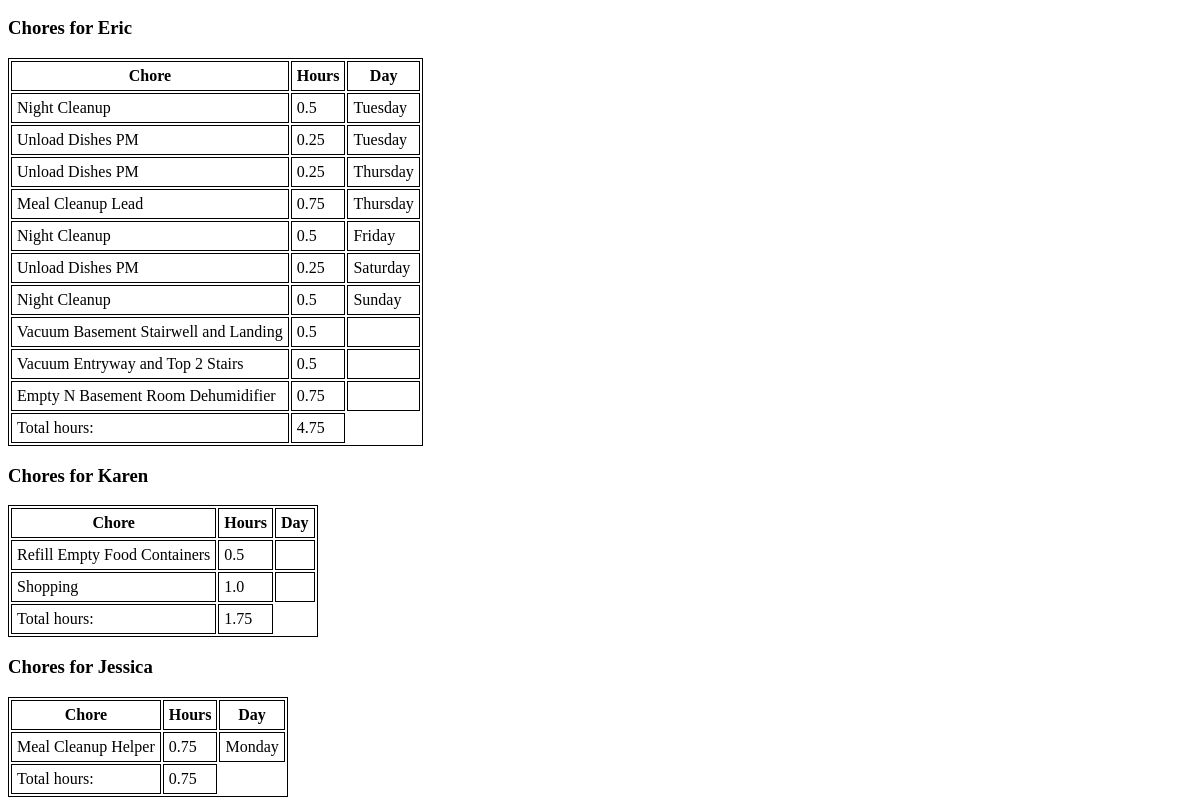
Page /assignment/2025-06-23 (lower part) on the earlier database version.
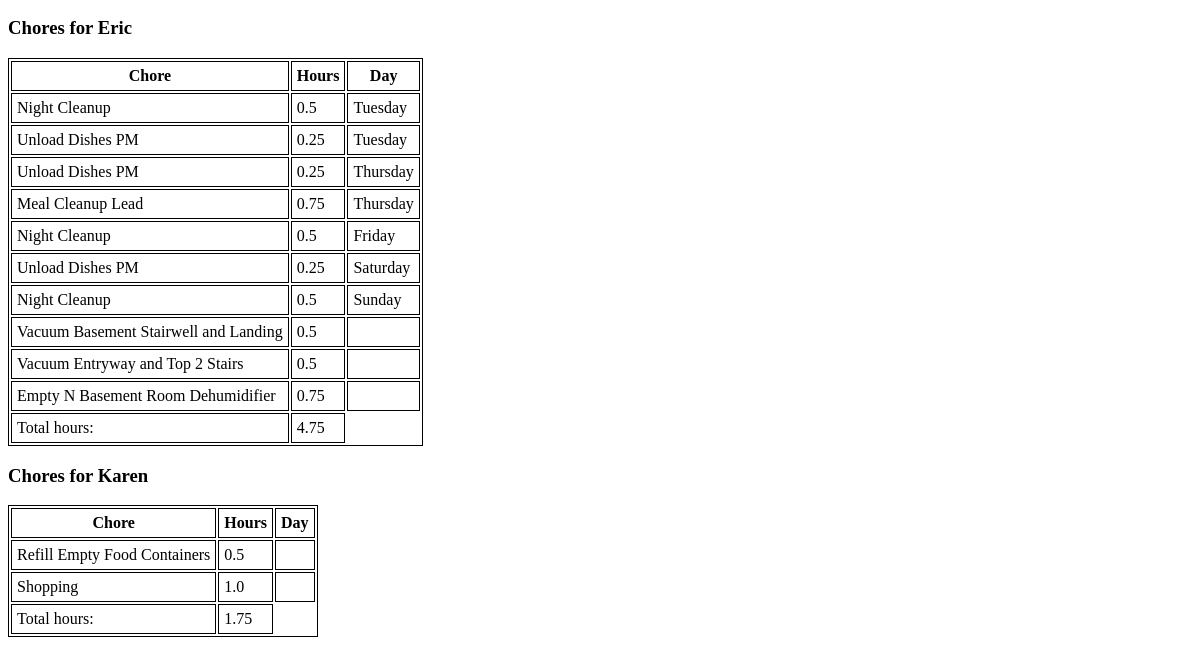
Same page on the later database version.
### tables this page shows
CREATE TABLE "people" (
"id" INTEGER,
  "first_name" TEXT,
  "last_name" TEXT,
  "load_fraction" REAL,
  "parent" INTEGER
);

CREATE TABLE "daily_tasks" (
"id" INTEGER,
  "task" TEXT,
  "category" TEXT,
  "description" TEXT,
  "duration_hours" REAL
);

CREATE TABLE "occasional_tasks" (
"id" INTEGER,
  "task" TEXT,
  "category" TEXT,
  "description" TEXT,
  "duration_hours" REAL,
  "frequency_weeks" INTEGER
);

CREATE TABLE "seasonal_tasks" (
"id" INTEGER,
  "task" TEXT,
  "category" TEXT,
  "description" TEXT,
  "duration_hours" REAL,
  "frequency_days" INTEGER,
  "start_date" TEXT,
  "end_date" TEXT
);

CREATE TABLE "weekly_tasks" (
"id" INTEGER,
  "task" TEXT,
  "category" TEXT,
  "description" TEXT,
  "duration_hours" REAL
);

### chore_chart.py (the view)
@app.route("/assignment/<monday>")
def display_assignment(monday):
    with sqlite3.connect(db) as con:
        people = pd.read_sql(con=con, sql="SELECT * FROM people").set_index('id')
        daily = pd.read_sql(con=con, sql="SELECT * FROM daily_tasks").set_index('id')
        weekly = pd.read_sql(con=con, sql="SELECT * FROM weekly_tasks").set_index('id')
        seasonal = pd.read_sql(con=con, sql="SELECT * FROM seasonal_tasks").set_index('id')
        occasional = pd.read_sql(con=con, sql="SELECT * FROM occasional_tasks").set_index('id')
        assign = pd.read_sql(con=con, sql="SELECT * FROM assignments").query(f'week_start_date == "{monday}"')
        assign_timed = pd.read_sql(con=con, sql="SELECT * FROM assignments_timed").query(f'week_start_date == "{monday}"')
        hours = pd.read_sql(con=con, sql="SELECT * FROM hours").query(f'week_start_date == "{monday}"').set_index('person_id')
    people['hours'] = hours.target_hours - hours.leftover_hours
    people_ids = pd.concat((assign.person_id, assign_timed.person_id)).unique()
    chores = {}
    hours = {} # total number of hours
    for person_id in people_ids:
        person_name = people.loc[person_id, 'first_name']
        hours[person_name] = people.loc[person_id, 'hours']
        rows = []
        for _, chore in assign_timed.query(f'person_id == {person_id}').sort_values('weekday').iterrows():
            task = daily.loc[chore.task_id]
            ts = pd.Timestamp(chore.week_start_date) + pd.Timedelta(days = chore.weekday)
            rows.append({
                'task': task.task,
                'duration_hours': task.duration_hours,
                'weekday': ts.strftime("%A")
            })
        for _, chore in assign.query(f'person_id == {person_id}').iterrows():
            task = eval(f'{chore.task_type}.loc[{chore.task_id}]')
            rows.append({
                'task': task.task,
                'duration_hours': task.duration_hours,
                'weekday': ''
            })
        chores[person_name] = pd.DataFrame(rows)
    return render_template("assignment.html", monday=monday, chores=chores, hours=hours)

### templates/assignment.html (shortened to what this page needs)
<!doctype html>
<html>
<head>
  <link rel="stylesheet" href="{{ url_for('static', filename='style.css') }}">
</head>
<body>
  {% for name, person_chores in chores.items() %}
  <h3>Chores for {{name}}</h3>
  <table>
    <tr>
      <th>Chore</th>
      <th>Hours</th>
      <th>Day</th>
    </tr>
    {% for chore in person_chores.itertuples() %}
    <tr>
      <td>{{chore.task}}</td>
      <td>{{chore.duration_hours}}</td>
      <td>{{chore.weekday}}</td>
    </tr>
    {% endfor %}
    <tr>
      <td>Total hours:</td>
      <td>{{hours[name]}}</td>
    </tr>
  </table>
  {% endfor %}
</body>
</html>

Differences in the rows shown:
removed people: first_name "Jessica", first_name "0.75"
no longer on this page (row unchanged): daily_tasks: task "Meal Cleanup Helper", duration_hours "0.75", weekday "Monday", shown under "Jessica"
